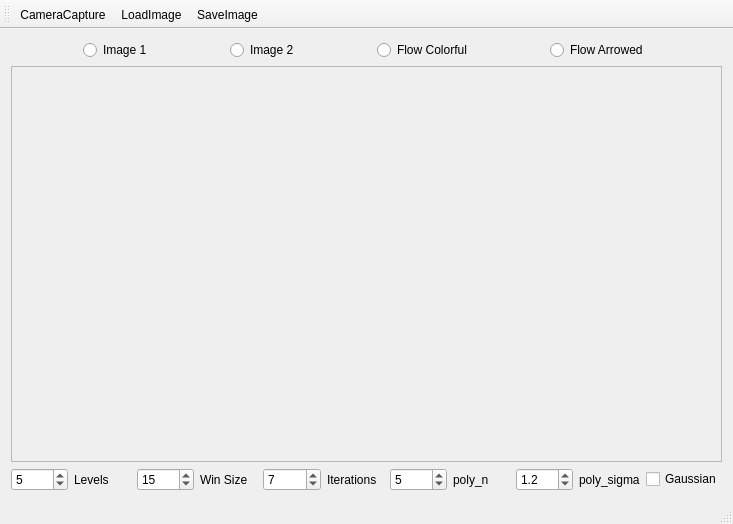
<?xml version="1.0" encoding="UTF-8"?>
<ui version="4.0">
 <class>MainWindow</class>
 <widget class="QMainWindow" name="MainWindow">
  <property name="geometry">
   <rect>
    <x>0</x>
    <y>0</y>
    <width>733</width>
    <height>524</height>
   </rect>
  </property>
  <property name="windowTitle">
   <string>MainWindow</string>
  </property>
  <widget class="QWidget" name="centralWidget">
   <layout class="QVBoxLayout" name="verticalLayout">
    <item>
     <layout class="QHBoxLayout" name="horizontalLayout_2" stretch="0,0,0,0">
      <item>
       <widget class="QRadioButton" name="first_image_radio">
        <property name="sizePolicy">
         <sizepolicy hsizetype="Fixed" vsizetype="Fixed">
          <horstretch>0</horstretch>
          <verstretch>0</verstretch>
         </sizepolicy>
        </property>
        <property name="minimumSize">
         <size>
          <width>10</width>
          <height>5</height>
         </size>
        </property>
        <property name="text">
         <string>Image 1</string>
        </property>
       </widget>
      </item>
      <item>
       <widget class="QRadioButton" name="second_image_radio">
        <property name="sizePolicy">
         <sizepolicy hsizetype="Fixed" vsizetype="Fixed">
          <horstretch>0</horstretch>
          <verstretch>0</verstretch>
         </sizepolicy>
        </property>
        <property name="minimumSize">
         <size>
          <width>10</width>
          <height>5</height>
         </size>
        </property>
        <property name="text">
         <string>Image 2</string>
        </property>
       </widget>
      </item>
      <item>
       <widget class="QRadioButton" name="flow_image_radio">
        <property name="sizePolicy">
         <sizepolicy hsizetype="Fixed" vsizetype="Fixed">
          <horstretch>0</horstretch>
          <verstretch>0</verstretch>
         </sizepolicy>
        </property>
        <property name="text">
         <string>Flow Colorful</string>
        </property>
       </widget>
      </item>
      <item>
       <widget class="QRadioButton" name="flow_arrow_radio">
        <property name="sizePolicy">
         <sizepolicy hsizetype="Fixed" vsizetype="Fixed">
          <horstretch>0</horstretch>
          <verstretch>0</verstretch>
         </sizepolicy>
        </property>
        <property name="text">
         <string>Flow Arrowed</string>
        </property>
       </widget>
      </item>
     </layout>
    </item>
    <item>
     <widget class="QScrollArea" name="scrollArea">
      <property name="widgetResizable">
       <bool>true</bool>
      </property>
      <widget class="QWidget" name="scrollAreaWidgetContents">
       <property name="geometry">
        <rect>
         <x>0</x>
         <y>0</y>
         <width>707</width>
         <height>340</height>
        </rect>
       </property>
       <layout class="QVBoxLayout" name="verticalLayout_2">
        <item>
         <widget class="QLabel" name="imageLabel">
          <property name="text">
           <string/>
          </property>
         </widget>
        </item>
       </layout>
      </widget>
     </widget>
    </item>
    <item>
     <layout class="QHBoxLayout" name="horizontalLayout">
      <item>
       <widget class="QSpinBox" name="levels_box">
        <property name="sizePolicy">
         <sizepolicy hsizetype="Minimum" vsizetype="Fixed">
          <horstretch>0</horstretch>
          <verstretch>0</verstretch>
         </sizepolicy>
        </property>
        <property name="minimumSize">
         <size>
          <width>2</width>
          <height>0</height>
         </size>
        </property>
        <property name="minimum">
         <number>1</number>
        </property>
        <property name="maximum">
         <number>20</number>
        </property>
        <property name="value">
         <number>5</number>
        </property>
       </widget>
      </item>
      <item>
       <widget class="QLabel" name="levels">
        <property name="text">
         <string>Levels</string>
        </property>
       </widget>
      </item>
      <item>
       <widget class="QSpinBox" name="win_box">
        <property name="minimum">
         <number>3</number>
        </property>
        <property name="maximum">
         <number>30</number>
        </property>
        <property name="singleStep">
         <number>2</number>
        </property>
        <property name="value">
         <number>15</number>
        </property>
       </widget>
      </item>
      <item>
       <widget class="QLabel" name="win_size">
        <property name="text">
         <string>Win Size</string>
        </property>
       </widget>
      </item>
      <item>
       <widget class="QSpinBox" name="iterations_box">
        <property name="minimum">
         <number>1</number>
        </property>
        <property name="maximum">
         <number>20</number>
        </property>
        <property name="value">
         <number>7</number>
        </property>
       </widget>
      </item>
      <item>
       <widget class="QLabel" name="iterations">
        <property name="text">
         <string>Iterations</string>
        </property>
       </widget>
      </item>
      <item>
       <widget class="QSpinBox" name="polyn_box">
        <property name="minimum">
         <number>1</number>
        </property>
        <property name="maximum">
         <number>20</number>
        </property>
        <property name="value">
         <number>5</number>
        </property>
       </widget>
      </item>
      <item>
       <widget class="QLabel" name="poly_n">
        <property name="text">
         <string>poly_n</string>
        </property>
       </widget>
      </item>
      <item>
       <widget class="QDoubleSpinBox" name="polysigma_box">
        <property name="decimals">
         <number>1</number>
        </property>
        <property name="minimum">
         <double>0.300000000000000</double>
        </property>
        <property name="maximum">
         <double>10.000000000000000</double>
        </property>
        <property name="singleStep">
         <double>0.100000000000000</double>
        </property>
        <property name="value">
         <double>1.200000000000000</double>
        </property>
       </widget>
      </item>
      <item>
       <widget class="QLabel" name="poly_sigma">
        <property name="text">
         <string>poly_sigma</string>
        </property>
       </widget>
      </item>
      <item>
       <widget class="QCheckBox" name="gaussian_check">
        <property name="text">
         <string>Gaussian</string>
        </property>
       </widget>
      </item>
     </layout>
    </item>
   </layout>
  </widget>
  <widget class="QMenuBar" name="menuBar">
   <property name="geometry">
    <rect>
     <x>0</x>
     <y>0</y>
     <width>733</width>
     <height>22</height>
    </rect>
   </property>
  </widget>
  <widget class="QToolBar" name="mainToolBar">
   <attribute name="toolBarArea">
    <enum>TopToolBarArea</enum>
   </attribute>
   <attribute name="toolBarBreak">
    <bool>false</bool>
   </attribute>
   <addaction name="actionCameraCapture"/>
   <addaction name="actionLoadImage"/>
   <addaction name="actionSaveImage"/>
  </widget>
  <widget class="QStatusBar" name="statusBar"/>
  <action name="actionLoadImage">
   <property name="icon">
    <iconset resource="resources.qrc">
     <normaloff>:/icons/open.png</normaloff>:/icons/open.png</iconset>
   </property>
   <property name="text">
    <string>LoadImage</string>
   </property>
   <property name="toolTip">
    <string>Load an image from file</string>
   </property>
   <property name="shortcut">
    <string>Ctrl+O</string>
   </property>
  </action>
  <action name="actionSaveImage">
   <property name="icon">
    <iconset resource="resources.qrc">
     <normaloff>:/icons/save.png</normaloff>:/icons/save.png</iconset>
   </property>
   <property name="text">
    <string>SaveImage</string>
   </property>
   <property name="toolTip">
    <string>Save the image</string>
   </property>
   <property name="shortcut">
    <string>Ctrl+S</string>
   </property>
  </action>
  <action name="actionReset">
   <property name="icon">
    <iconset resource="resources.qrc">
     <normaloff>:/icons/reset.png</normaloff>:/icons/reset.png</iconset>
   </property>
   <property name="text">
    <string>Reset</string>
   </property>
   <property name="toolTip">
    <string>Undo filter applied </string>
   </property>
   <property name="shortcut">
    <string>Ctrl+R</string>
   </property>
  </action>
  <action name="actionCameraCapture">
   <property name="checkable">
    <bool>true</bool>
   </property>
   <property name="icon">
    <iconset resource="resources.qrc">
     <normaloff>:/icons/camera.png</normaloff>:/icons/camera.png</iconset>
   </property>
   <property name="text">
    <string>CameraCapture</string>
   </property>
   <property name="toolTip">
    <string>Capture images from camera</string>
   </property>
  </action>
 </widget>
 <layoutdefault spacing="6" margin="11"/>
 <resources>
  <include location="resources.qrc"/>
 </resources>
 <connections/>
</ui>
